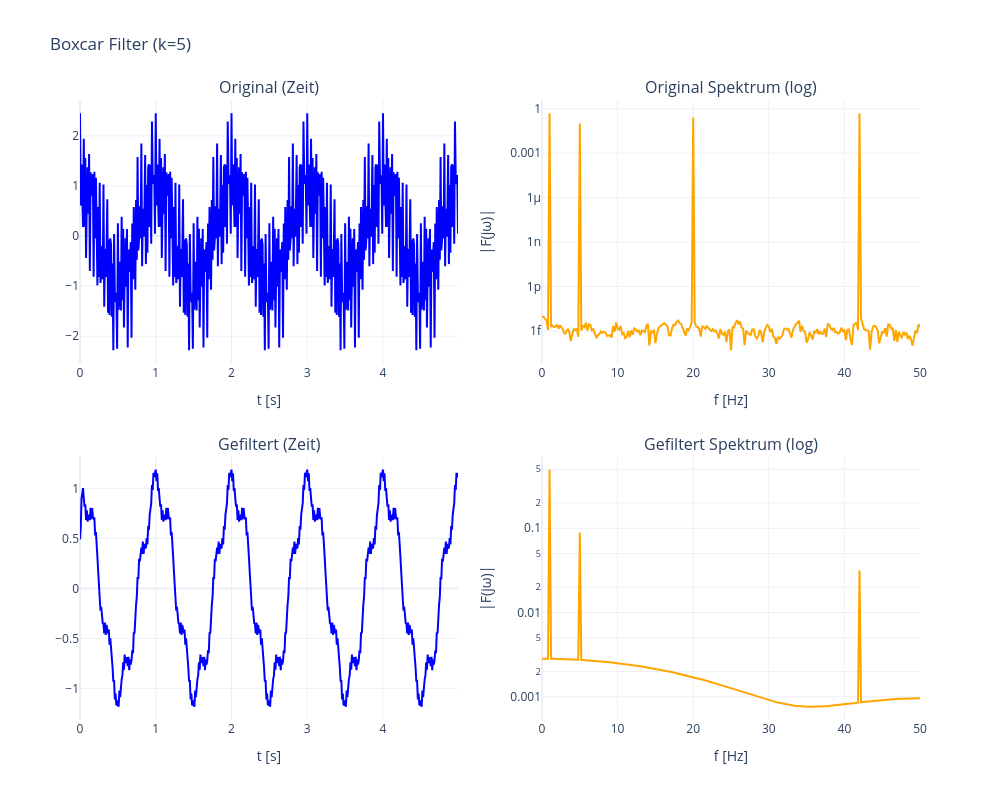

This figure's notebook cell:
### Markdown cell above
## Teil 2: Auswirkung auf ein Misch-Sinus-Testsignal

Anwendung eines Boxcar-Filters mit 5 Berechnungspunkten auf ein zusammengesetztes Signal.

### Code cell
fs = 100.0
t, sig = get_test_signal(fs)

# Boxcar Filter Länge 5
b = np.ones(5) / 5
sig_filtered = signal.lfilter(b, 1, sig)

plot_signal_analysis(t, sig, sig_filtered, fs, "Boxcar Filter (k=5)")

### Figure 1 — Plotly figure (JSON) as saved in the notebook; plotly's stock layout.template omitted (floating-point values rounded to 4 significant figures; data arrays with more than 128 entries replaced by an {"elided": "..."} marker saying what was removed)
{"data": [{"line": {"color": "blue"}, "name": "Original", "type": "scatter", "x": {"elided": "500 float values"}, "xaxis": "x", "y": {"elided": "500 float values"}, "yaxis": "y"}, {"line": {"color": "blue"}, "name": "Gefiltert", "type": "scatter", "x": {"elided": "500 float values"}, "xaxis": "x3", "y": {"elided": "500 float values"}, "yaxis": "y3"}, {"line": {"color": "orange"}, "name": "Spektrum Orig", "type": "scatter", "x": {"elided": "500 float values"}, "xaxis": "x2", "y": {"elided": "500 float values"}, "yaxis": "y2"}, {"line": {"color": "orange"}, "name": "Spektrum Filt", "type": "scatter", "x": {"elided": "500 float values"}, "xaxis": "x4", "y": {"elided": "500 float values"}, "yaxis": "y4"}], "layout": {"annotations": [{"font": {"size": 16}, "showarrow": false, "text": "Original (Zeit)", "x": 0.225, "xanchor": "center", "xref": "paper", "y": 1, "yanchor": "bottom", "yref": "paper"}, {"font": {"size": 16}, "showarrow": false, "text": "Original Spektrum (log)", "x": 0.775, "xanchor": "center", "xref": "paper", "y": 1, "yanchor": "bottom", "yref": "paper"}, {"font": {"size": 16}, "showarrow": false, "text": "Gefiltert (Zeit)", "x": 0.225, "xanchor": "center", "xref": "paper", "y": 0.425, "yanchor": "bottom", "yref": "paper"}, {"font": {"size": 16}, "showarrow": false, "text": "Gefiltert Spektrum (log)", "x": 0.775, "xanchor": "center", "xref": "paper", "y": 0.425, "yanchor": "bottom", "yref": "paper"}], "height": 800, "showlegend": false, "title": {"text": "Boxcar Filter (k=5)"}, "width": 1000, "xaxis": {"anchor": "y", "domain": [0, 0.45], "title": {"text": "t [s]"}}, "xaxis2": {"anchor": "y2", "domain": [0.55, 1], "range": [0, 50], "title": {"text": "f [Hz]"}}, "xaxis3": {"anchor": "y3", "domain": [0, 0.45], "title": {"text": "t [s]"}}, "xaxis4": {"anchor": "y4", "domain": [0.55, 1], "range": [0, 50], "title": {"text": "f [Hz]"}}, "yaxis": {"anchor": "x", "domain": [0.575, 1]}, "yaxis2": {"anchor": "x2", "domain": [0.575, 1], "title": {"text": "|F(jω)|"}, "type": "log"}, "yaxis3": {"anchor": "x3", "domain": [0, 0.425]}, "yaxis4": {"anchor": "x4", "domain": [0, 0.425], "title": {"text": "|F(jω)|"}, "type": "log"}}}
